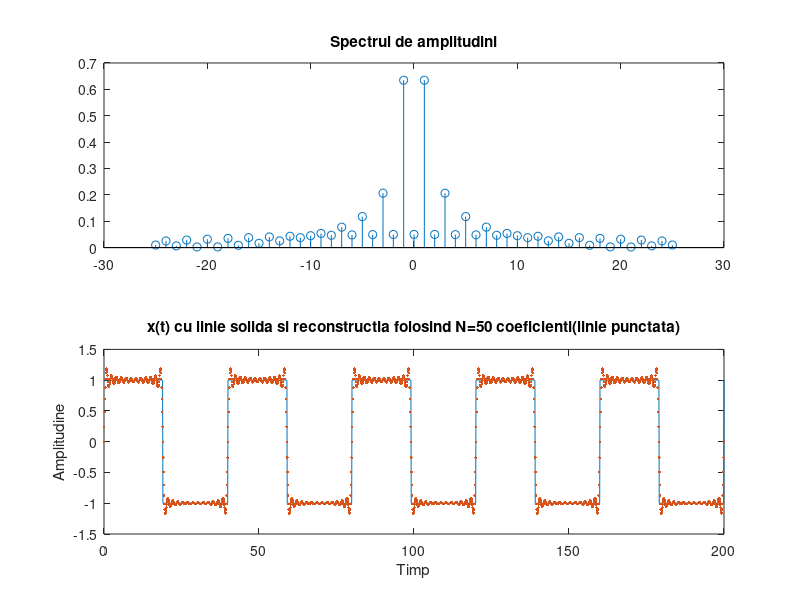

Reproduce this figure in MATLAB.
%semnal dreptunghiular x de perioada 40s, durata 19s, factor de umplere
%19/P*100
P=40
w0=(2*pi)/P;
duty=19/P*100;
t=0:0.1:200
x=square(w0*t, 19/P*100);


N=25
%C=matricea coeficientilor pe care o egalam initial cu zero
C=zeros(size(2*N+1))
%x2 va fi semnalul reconstruit
x2=0
%for pentru calculul coeficientilor de la -25 la 25
for k=-N:N
    %integrala de la 0 la 19 unde semnalul este 1
    fun2=@(t) 1.*exp(-1j*k*w0*t)
    %integrala de la 19 la 40 unde semnalul este -1
    fun3=@(t) (-1).*exp(-1j*k*w0*t)
    %formula de calcul a coeficientilor (integrala pe o perioada
    C(k+N+1)=1/P*(integral(fun2, 0, 19)+integral(fun3, 19, 40))
    re=real(C(k+N+1))
    im=imag(C(k+N+1))
    %se pun coeficientii in matrice
    C(k+N+1)=re+1j*im
    %semnalul va fi suma modulelor coeficientilor
    x2=x2+real(C(k+N+1)*exp(1j*k*w0*t))
end

%reprezentarea grafica a spectrului de amplitudine
subplot(2, 1, 1)
stem((-N:N), abs(C)); title('Spectrul de amplitudini');
subplot(2, 1, 2); 
%reprezentarea semnalului initial
plot(t, x, '-')
xlabel('Timp')
ylabel('Amplitudine')
hold on
%reprezentarea semnalului reconstruit
plot(t, x2, '.'); title('x(t) cu linie solida si reconstructia folosind N=50 coeficienti(linie punctata)');
hold off

% Teoria seriilor Fourier ne spune
% ca orice semnal periodic poate fi aproximat printr-o suma infinita de sinusi si
% cosinusi de diferite frecvente fiecare ponderat cu un anumit coeficient. Acesti coeficienti
% reprezinta practic spectrul.
% Semnalul reconstruit folosind un numar finit de termeni se apropie ca
% forma de semnalul original cu o anumita marja de eroare. In plus se observa faptul ca semnalul poate fi aproximat printr-o
% suma de sinusoide: variatiile semanlului au un caracter de sinusoida.